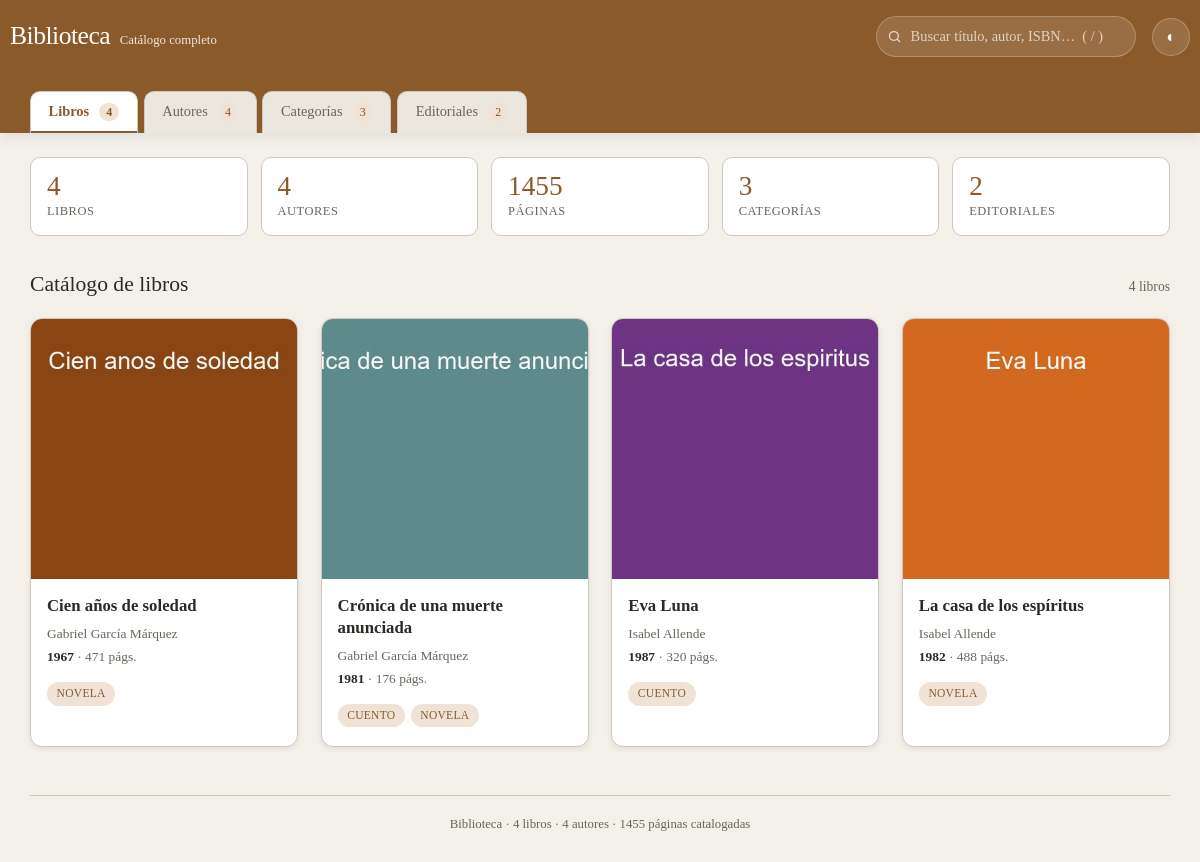
The page / on the database its author committed.
### library/models.py (models this page shows, shortened)
class Libro(models.Model):
    titulo = models.CharField(max_length=200)
    isbn = models.CharField(max_length=13)
    anio_publicacion = models.PositiveIntegerField()
    numero_paginas = models.PositiveIntegerField()
    sinopsis = models.TextField(blank=True)
    portada = models.ImageField(upload_to='libros/', blank=True, null=True)
    autor = models.ForeignKey(
        Autor,
        on_delete=models.PROTECT,
        related_name='libros',
        verbose_name='Autor',
    )
    categorias = models.ManyToManyField(
        'Categoria',
        related_name='libros',
        verbose_name='Categorías',
    )
    editoriales = models.ManyToManyField(
        'Editorial',
        through='Publicacion',
        related_name='libros',
        verbose_name='Editoriales',
    )
    class Meta:
        verbose_name = 'Libro'
        verbose_name_plural = 'Libros'
        ordering = ['titulo']

class Autor(models.Model):
    nombre = models.CharField(max_length=50)
    apellido = models.CharField(max_length=50)
    nacionalidad = models.CharField(max_length=50)
    fecha_nacimiento = models.DateField()
    foto = models.ImageField(upload_to='autores/', blank=True, null=True)
    class Meta:
        verbose_name = 'Autor'
        verbose_name_plural = 'Autores'
        ordering = ['apellido', 'nombre']
    def __str__(self):
        return f'{self.nombre} {self.apellido}'

class Categoria(models.Model):
    nombre = models.CharField(max_length=100)
    descripcion = models.TextField(blank=True)
    imagen = models.ImageField(upload_to='categorias/', blank=True, null=True)
    class Meta:
        verbose_name = 'Categoría'
        verbose_name_plural = 'Categorías'
        ordering = ['nombre']

### library/views.py (the view)
# urls.py: path('', views.dashboard, name='dashboard'),
def dashboard(request):
    libros = list(
        Libro.objects.all()
        .select_related('autor', 'autor__perfil_autor')
        .prefetch_related('categorias', 'publicaciones__editorial')
    )
    autores = list(
        Autor.objects.all()
        .select_related('perfil_autor')
        .annotate(total_libros=Count('libros'))
    )
    categorias = list(Categoria.objects.all().annotate(total=Count('libros')))
    editoriales = list(
        Editorial.objects.all().annotate(total=Count('publicaciones'))
    )
    datos = [_libro_dict(libro) for libro in libros]
    contexto = {
        'libros': libros,
        'autores': autores,
        'categorias': categorias,
        'editoriales': editoriales,
        'datos_json': datos,
        'total_paginas': sum(l.numero_paginas for l in libros),
    }
    return render(request, 'library/dashboard.html', contexto)

### library/templatetags/library_extras.py (called while the page is built)
@register.filter
def media_url(campo):
    return imagen_url(campo) or ''

### library/utils.py (called while the page is built)
def imagen_url(campo):
    if not campo:
        return None
    nombre = campo.name
    if not (Path(settings.MEDIA_ROOT) / nombre).exists():
        limpio = nombre.removeprefix('media/')
        if (Path(settings.MEDIA_ROOT) / limpio).exists():
            nombre = limpio
        else:
            return None
    return f'{settings.MEDIA_URL}{nombre}'

### library/views.py (called while the page is built)
def _autor_dict(autor):
    perfil = getattr(autor, 'perfil_autor', None)
    return {
        'id': autor.pk,
        'nombre': autor.nombre,
        'apellido': autor.apellido,
        'completo': str(autor),
        'nacionalidad': autor.nacionalidad,
        'nacimiento': autor.fecha_nacimiento.isoformat(),
        'foto': imagen_url(autor.foto),
        'biografia': perfil.biografia if perfil else '',
        'lugar': perfil.lugar_nacimiento if perfil else '',
    }

def _libro_dict(libro):
    return {
        'id': libro.pk,
        'titulo': libro.titulo,
        'isbn': libro.isbn,
        'anio': libro.anio_publicacion,
        'paginas': libro.numero_paginas,
        'sinopsis': libro.sinopsis,
        'portada': imagen_url(libro.portada),
        'autor': _autor_dict(libro.autor),
        'categorias': [c.nombre for c in libro.categorias.all()],
        'publicaciones': [
            {
                'editorial': p.editorial.nombre,
                'pais': p.editorial.pais,
                'fecha': p.fecha.isoformat(),
                'edicion': p.edicion,
            }
            for p in libro.publicaciones.all()
        ],
    }

### library/templates/library/dashboard.html (shortened to what this page needs)
<!DOCTYPE html>
<html lang="es" data-tema="claro">
<head>
    {% load library_extras %}
</head>
<body>
<header class="barra">
    <div class="contenedor barra-inner">
        <div class="marca">
            <h1>Biblioteca</h1>
            <span>Catálogo completo</span>
        </div>
        <label class="buscador">
            <svg viewBox="0 0 24 24"><circle cx="11" cy="11" r="7"/><line x1="16.5" y1="16.5" x2="21" y2="21"/></svg>
            <input id="buscar" type="search" placeholder="Buscar título, autor, ISBN…  ( / )" autocomplete="off">
        </label>
        <button class="boton-icono" id="tema" title="Cambiar entre tema claro y oscuro" aria-label="Cambiar tema">◐</button>
    </div>
    <div class="contenedor">
        <nav class="pestanas" id="pestanas">
            <button class="pestana activa" data-panel="libros">Libros <span class="cuenta">{{ libros|length }}</span></button>
            <button class="pestana" data-panel="autores">Autores <span class="cuenta">{{ autores|length }}</span></button>
            <button class="pestana" data-panel="categorias">Categorías <span class="cuenta">{{ categorias|length }}</span></button>
            <button class="pestana" data-panel="editoriales">Editoriales <span class="cuenta">{{ editoriales|length }}</span></button>
        </nav>
    </div>
</header>
<main class="contenedor">
    <div class="resumen">
        <div class="dato"><div class="cifra">{{ libros|length }}</div><div class="etiqueta">Libros</div></div>
        <div class="dato"><div class="cifra">{{ autores|length }}</div><div class="etiqueta">Autores</div></div>
        <div class="dato"><div class="cifra">{{ total_paginas }}</div><div class="etiqueta">Páginas</div></div>
        <div class="dato"><div class="cifra">{{ categorias|length }}</div><div class="etiqueta">Categorías</div></div>
        <div class="dato"><div class="cifra">{{ editoriales|length }}</div><div class="etiqueta">Editoriales</div></div>
    </div>
    <section class="panel activo" id="panel-libros">
        <div class="seccion-titulo">
            <h2>Catálogo de libros</h2>
            <p id="conteo-libros">{{ libros|length }} libro{{ libros|length|pluralize:"s" }}</p>
        </div>
        <div class="rejilla" id="rejilla-libros">
            {% for libro in libros %}
            <button class="tarjeta" data-libro="{{ libro.pk }}"
                    data-buscar="{{ libro.titulo }} {{ libro.autor }} {{ libro.isbn }} {{ libro.anio_publicacion }}{% for cat in libro.categorias.all %} {{ cat.nombre }}{% endfor %}">
                {% if libro.portada|media_url %}
                    <img class="portada" src="{{ libro.portada|media_url }}" alt="Portada de {{ libro.titulo }}" loading="lazy">
                {% else %}
                    <div class="portada-vacia">Sin portada</div>
                {% endif %}
                <div class="cuerpo">
                    <h3>{{ libro.titulo }}</h3>
                    <p class="meta">{{ libro.autor }}</p>
                    <p class="meta"><strong>{{ libro.anio_publicacion }}</strong> · {{ libro.numero_paginas }} págs.</p>
                    <div class="chips">
                        {% for cat in libro.categorias.all %}<span class="chip">{{ cat.nombre }}</span>{% endfor %}
                    </div>
                </div>
            </button>
            {% empty %}
            <p class="vacio">No hay libros registrados.</p>
            {% endfor %}
        </div>
    </section>
    <p class="pie">Biblioteca · {{ libros|length }} libros · {{ autores|length }} autores · {{ total_paginas }} páginas catalogadas</p>
</main>
</body>
</html>

### library/templates/library/dashboard.html (style rules this page uses)
:root { --bg: #f4f1eb; --bg-alt: #ece7de; --fg: #2d2a25; --muted: #6b655c; --accent: #8b5a2b; --accent-hover: #a06f44; --accent-soft: #f0e2d4; --card: #ffffff; --border: #d0c8c0; --shadow: #00000015; --shadow-lg: #00000026; }
* { box-sizing: border-box; }
body { font-family: "Georgia", "Baskerville", "Times New Roman", serif; background: var(--bg); color: var(--fg); margin: 0; line-height: 1.5; transition: background .25s ease, color .25s ease; }
.contenedor { max-width: 1180px; margin: 0 auto; padding: 0 1.25rem; }
.barra { position: sticky; top: 0; z-index: 40; background: var(--accent); color: #fff; box-shadow: 0 4px 14px var(--shadow); }
.barra-inner { display: flex; align-items: center; gap: 1rem; flex-wrap: wrap; padding: 1rem 0; }
.marca { display: flex; align-items: baseline; gap: .6rem; margin-right: auto; }
.marca h1 { font-size: 1.6rem; font-weight: normal; margin: 0; letter-spacing: -.5px; }
.marca span { font-size: .8rem; opacity: .85; }
.buscador { position: relative; display: flex; align-items: center; }
.buscador input { width: 260px; padding: .55rem .8rem .55rem 2.1rem; border: 1px solid #ffffff40; border-radius: 999px; background: #ffffff1f; color: #fff; font: inherit; font-size: .9rem; outline: none; transition: width .2s ease, background .2s ease; }
.buscador input::placeholder { color: #ffffffb0; }
.buscador svg { position: absolute; left: .7rem; width: 15px; height: 15px; fill: none; stroke: #ffffffc0; stroke-width: 2; pointer-events: none; }
.boton-icono { background: #ffffff1f; border: 1px solid #ffffff40; border-radius: 999px; color: #fff; cursor: pointer; font: inherit; font-size: 1rem; height: 38px; width: 38px; transition: background .2s ease; }
.pestanas { display: flex; gap: .35rem; padding: 1.1rem 0 0; overflow-x: auto; scrollbar-width: none; }
.pestana { appearance: none; border: 1px solid var(--border); border-bottom: none; background: var(--bg-alt); color: var(--muted); cursor: pointer; font: inherit; font-size: .9rem; padding: .6rem 1.1rem; border-radius: 10px 10px 0 0; white-space: nowrap; transition: background .2s ease, color .2s ease; }
.pestana.activa { background: var(--card); color: var(--accent); font-weight: 600; box-shadow: 0 -2px 0 var(--accent) inset; }
.pestana .cuenta { display: inline-block; margin-left: .4rem; padding: 0 .45rem; border-radius: 999px; background: var(--accent-soft); color: var(--accent); font-size: .75rem; }
.resumen { display: grid; grid-template-columns: repeat(auto-fit, minmax(140px, 1fr)); gap: .8rem; margin: 1.5rem 0 0; }
.dato { background: var(--card); border: 1px solid var(--border); border-radius: 10px; padding: .9rem 1rem; }
.dato .cifra { font-size: 1.7rem; color: var(--accent); line-height: 1.1; }
.dato .etiqueta { font-size: .78rem; color: var(--muted); text-transform: uppercase; letter-spacing: .5px; }
.panel { display: none; }
.panel.activo { display: block; }
.seccion-titulo { display: flex; align-items: baseline; justify-content: space-between; gap: 1rem; flex-wrap: wrap; margin: 2rem 0 1.1rem; }
.seccion-titulo h2 { font-size: 1.35rem; font-weight: normal; margin: 0; }
.seccion-titulo p { margin: 0; color: var(--muted); font-size: .85rem; }
.rejilla { display: grid; grid-template-columns: repeat(auto-fill, minmax(230px, 1fr)); gap: 1.4rem; }
.tarjeta { background: var(--card); border: 1px solid var(--border); border-radius: 12px; overflow: hidden; box-shadow: 0 2px 6px var(--shadow); cursor: pointer; display: flex; flex-direction: column; height: 100%; text-align: left; padding: 0; font: inherit; color: inherit; transition: transform .2s ease, box-shadow .2s ease, border-color .2s ease; }
.portada { width: 100%; height: 260px; object-fit: cover; display: block; background: var(--bg-alt); transition: transform .35s ease; }
.cuerpo { padding: 1rem 1rem 1.15rem; display: flex; flex-direction: column; flex-grow: 1; }
.cuerpo h3 { margin: 0 0 .35rem; font-size: 1.05rem; line-height: 1.3; font-weight: 600; }
.cuerpo .meta { margin: .1rem 0; font-size: .84rem; color: var(--muted); }
.cuerpo .meta strong { color: var(--fg); font-weight: 600; }
.chips { display: flex; flex-wrap: wrap; gap: .35rem; margin-top: .8rem; }
.chip { font-size: .72rem; letter-spacing: .3px; text-transform: uppercase; background: var(--accent-soft); color: var(--accent); border-radius: 999px; padding: .2rem .6rem; }
.pie { margin: 3rem 0 2rem; padding-top: 1.2rem; border-top: 1px solid var(--border); color: var(--muted); font-size: .8rem; text-align: center; }

### rows shown on the page
Libro: portada|media_url (picture), titulo "Cien años de soledad", autor "Gabriel García Márquez", anio_publicacion "1967", numero_paginas "471"
Categoria: nombre "NOVELA"
Libro: portada|media_url (picture), titulo "Crónica de una muerte anunciada", autor "Gabriel García Márquez", anio_publicacion "1981", numero_paginas "176"
Categoria: nombre "CUENTO"
Libro: portada|media_url (picture), titulo "Eva Luna", autor "Isabel Allende", anio_publicacion "1987", numero_paginas "320"
Libro: portada|media_url (picture), titulo "La casa de los espíritus", autor "Isabel Allende", anio_publicacion "1982", numero_paginas "488"

### other values the page prints
{{ libros|length }} "4"
{{ autores|length }} "4"
{{ categorias|length }} "3"
{{ editoriales|length }} "2"
{{ total_paginas }} "1455"
